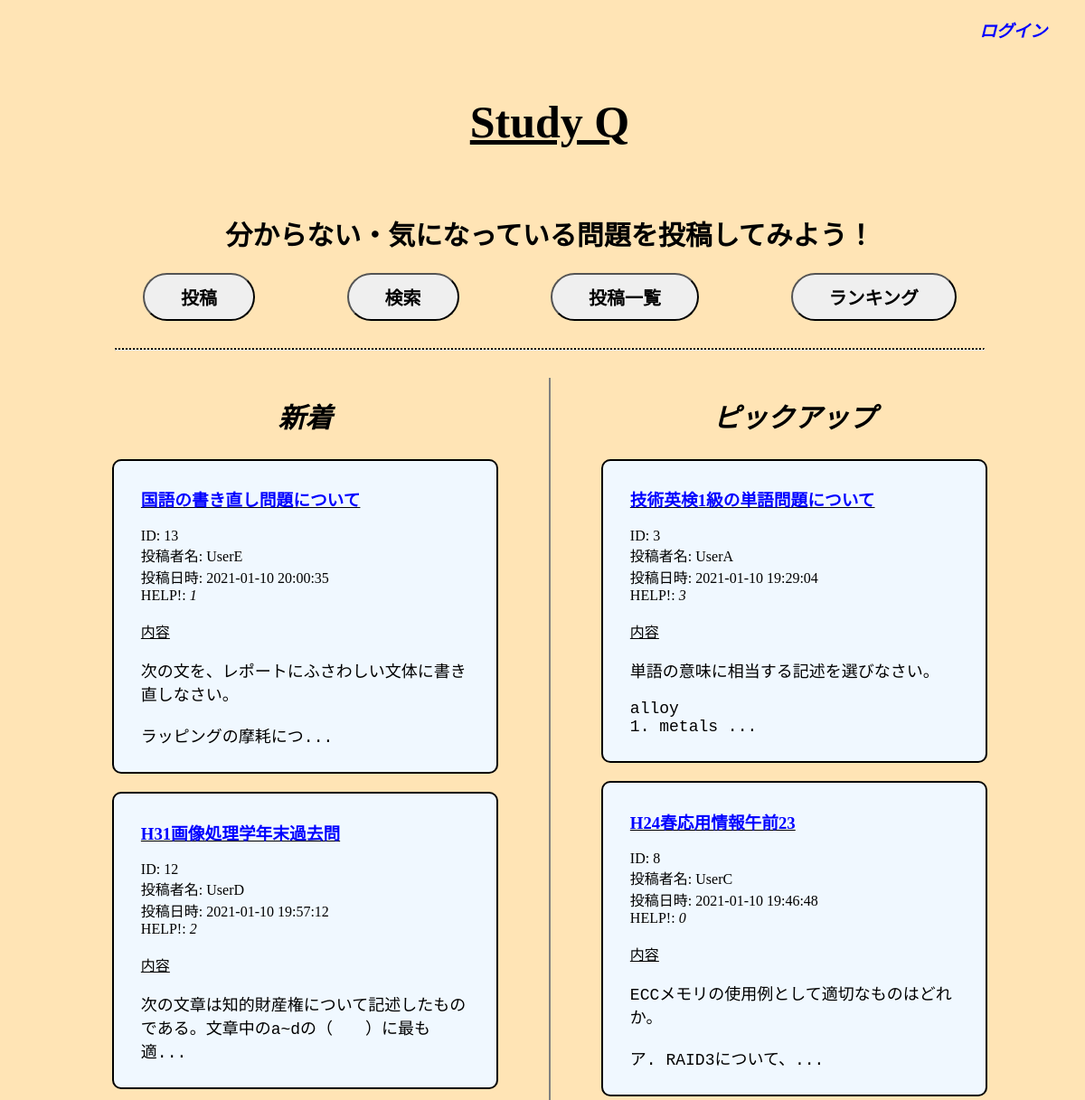
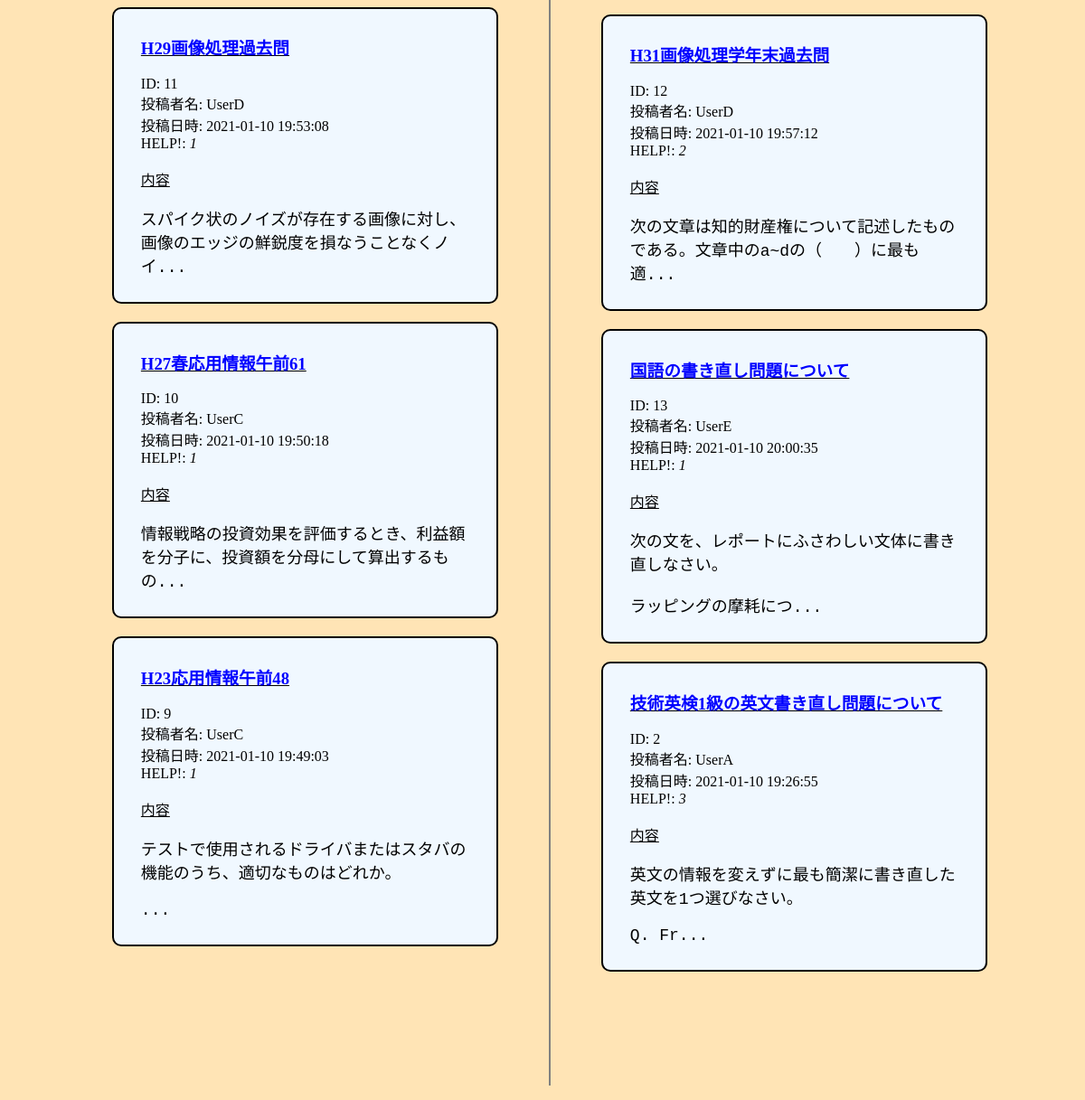
The page / on the database its author committed (2 pictures, top to bottom).
### tables this page shows
CREATE TABLE `Questions` (
  `question_id` int NOT NULL AUTO_INCREMENT,
  `user_id` varchar(16) NOT NULL,
  `title` varchar(64) NOT NULL,
  `body` varchar(2048) NOT NULL,
  `tweet` varchar(128) DEFAULT NULL,
  `date` datetime NOT NULL,
  `visible` int NOT NULL DEFAULT '1',
  PRIMARY KEY (`question_id`),
  KEY `user_id` (`user_id`),
  CONSTRAINT `questions_ibfk_1` FOREIGN KEY (`user_id`) REFERENCES `Users` (`user_id`) ON DELETE RESTRICT
);

CREATE TABLE `Users` (
  `user_id` varchar(16) NOT NULL,
  `nickname` varchar(32) NOT NULL,
  `hashed_pw` varchar(64) NOT NULL,
  `is_operator` int NOT NULL DEFAULT '0',
  PRIMARY KEY (`user_id`)
);

### util_func.php (called while the page is built, shortened)
<?php
function getUserMsg() {
    $nickname = $_SESSION["studyq_nickname"];
    if($nickname) {
        $mylink = "mypage.php";
        $hdmsg = "$nickname さんのマイページへ";
    } else {
        $mylink = "login.php";
        $hdmsg = "ログイン";
    }
    return array($mylink, $hdmsg);
}
function adjustmentStr($msg, $n) {
    if(strlen($msg) > $n) {
        return mb_substr($msg, 0, $n) . "...";
    }
    return $msg;
}
?>

### index.php (the view, shortened to what this page needs)
<?php
require "util_func.php";
list($mylink, $hdmsg) = getUserMsg();
$is_operator = $_SESSION["studyq_is_operator"];
$dbh = getDBHandler();
$sql = "select U.nickname as nickname, Q.question_id as question_id, Q.title as title, Q.date as date, Q.body as body, count(V.user_id) as count from Questions as Q inner join Users as U on Q.user_id=U.user_id left join Valuations as V on Q.question_id=V.question_id where visible=1 or $is_operator=1 group by Q.question_id order by Q.date desc limit 5;";
$latest_questions = $dbh->query($sql)->fetchAll();
$sql = "select U.nickname as nickname, Q.question_id as question_id, Q.title as title, Q.date as date, Q.body as body, count(V.user_id) as count, rand() as random from Questions as Q inner join Users as U on Q.user_id=U.user_id left join Valuations as V on Q.question_id=V.question_id where visible=1 or $is_operator=1 group by Q.question_id order by random, Q.date desc limit 5;";
$pickup_questions = $dbh->query($sql)->fetchAll();
?>
<!DOCTYPE html>
<html lang="ja">
<head>
    <link rel="stylesheet" type="text/css" href="style.css">
</head>
<body>
    <header>
        <h3 style="text-align: right;"><a href=<?php echo $mylink; ?>><i><?php echo $hdmsg; ?></i></a></h3>
    </header>
    <h1 class="title" onclick="javascript:window.location='/';return false;"><u>Study Q</u></h1>
    <h2 class="minititle" style="width: 100%;">分からない・気になっている問題を投稿してみよう！</h2>
    <ul class="menubar">
        <li class="menubar"><button type="button" onclick="javascript:window.location='post.php';return false;">投稿</button></li>
        <li class="menubar"><button type="button" onclick="javascript:window.location='search.php';return false;">検索</button></li>
        <li class="menubar"><button type="button" onclick="javascript:window.location='allview.php';return false;">投稿一覧</button></li>
        <li class="menubar"><button type="button" onclick="javascript:window.location='ranking.php';return false;">ランキング</button></li>
    </ul>
    <hr>
    <ul class="menubar" style="width: 90%; margin-left: auto; margin-right: auto;">
        <li class="menubar" style="width: 50%; margin: 0px 10px 0px 10px;">
            <div style="width: 100%;">
                <h2 class="minititle"><i>新着</i></h2>
                <?php
                    foreach($latest_questions as $question) {
                        $question_id = $question["question_id"];
                        $title = $question["title"];
                        $nickname = $question["nickname"];
                        $date = $question["date"];
                        $body = adjustmentStr($question["body"], 40);
                        $count = $question["count"];
                        echo "<div class='listelement' style='width:70%; margin-left: auto; margin-right: auto;'>\n";
                        echo "<h3><b><u><a href='detail.php?id=$question_id'>$title</a></u></b></h3>\n";
                        echo "ID: $question_id<br>\n";
                        echo "投稿者名: $nickname<br>\n";
                        echo "投稿日時: $date<br>\n";
                        echo "HELP!: <i>$count</i><br><br>\n";
                        echo "<u>内容</u><br> <pre style='font-size:18px;'>$body</pre>\n";
                        echo "</div>";
                    }
                ?>
            </div>
        </li>
        <li class="menubar">
            <div class="center" style="background-color:gray; width: 2px; height:2000px;"></div>
        </li>
        <li class="menubar" style="width: 50%; margin: 0px 10px 0px 10px;">
            <div style="width: 100%;">
                <h2 class="minititle"><i>ピックアップ</i></h2>
                <?php
                    foreach($pickup_questions as $question) {
                        $question_id = $question["question_id"];
                        $title = $question["title"];
                        $nickname = $question["nickname"];
                        $date = $question["date"];
                        $body = adjustmentStr($question["body"], 40);
                        $count = $question["count"];
                        echo "<div class='listelement' style='width:70%; margin-left: auto; margin-right: auto;'>\n";
                        echo "<h3><b><u><a href='detail.php?id=$question_id'>$title</a></u></b></h3>\n";
                        echo "ID: $question_id<br>\n";
                        echo "投稿者名: $nickname<br>\n";
                        echo "投稿日時: $date<br>\n";
                        echo "HELP!: <i>$count</i><br><br>\n";
                        echo "<u>内容</u><br> <pre style='font-size:18px;'>$body</pre>\n";
                        echo "</div>";
                    }
                ?>
            </div>
        </li>
    </ul>
</body>
</html>

### style.css (style rules this page uses)
a { color: #00F; text-decoration: none; }
body { width: 100%; background: #FFE4B5; }
header { padding-left: 50px; padding-right: 50px; }
.center { width: auto; text-align: center; margin-left: auto; margin-right: auto; }
h1.title { width: 250px; height: 100px; margin-top: 60px; margin-bottom: 30px; margin-left: auto; margin-right: auto; font-family: "arial black"; font-size: 50px; text-align: center; }
h2.minititle { width: 200px; height: 50px; margin-top: 20px; margin-bottom: 10px; margin-left: auto; margin-right: auto; font-family: "arial"; font-size: 30px; text-align: center; }
hr { width: 80%; border-top: 2px dotted #000; margin-top: 30px; margin-bottom: 30px; }
ul.menubar { display: flex; justify-content: space-between; margin-left: 150px; margin-right: 150px; padding: 0px; }
li.menubar { flex-grow: 1px; list-style-type: none; text-align: center; }
button { font-size: 20px; font-weight: bold; border-radius:30px; padding: 10px 40px 10px 40px; }
div.listelement { border: 2px solid #000; border-radius: 10px; background-color: aliceblue; margin: 20px 10px 20px 10px; padding: 10px 30px 10px 30px; text-align: left; }
pre { white-space: pre-wrap; }

### rows shown on the page
questions: title "国語の書き直し問題について", question_id "13", user.nickname "UserE", date "2021-01-10 20:00:35", count "1", body "次の文を、レポートにふさわしい文体に書き直しなさい。 ラッピングの摩耗につ..."
questions: title "H31画像処理学年末過去問", question_id "12", user.nickname "UserD", date "2021-01-10 19:57:12", count "2", body "次の文章は知的財産権について記述したものである。文章中のa~dの（ ）に最も適..."
questions: title "H29画像処理過去問", question_id "11", user.nickname "UserD", date "2021-01-10 19:53:08", count "1", body "スパイク状のノイズが存在する画像に対し、画像のエッジの鮮鋭度を損なうことなくノイ..."
questions: title "H27春応用情報午前61", question_id "10", user.nickname "UserC", date "2021-01-10 19:50:18", count "1", body "情報戦略の投資効果を評価するとき、利益額を分子に、投資額を分母にして算出するもの..."
questions: title "H23応用情報午前48", question_id "9", user.nickname "UserC", date "2021-01-10 19:49:03", count "1", body "テストで使用されるドライバまたはスタバの機能のうち、適切なものはどれか。 ..."
questions: title "技術英検1級の単語問題について", question_id "3", user.nickname "UserA", date "2021-01-10 19:29:04", count "3", body "単語の意味に相当する記述を選びなさい。 alloy 1. metals ..."
questions: title "H24春応用情報午前23", question_id "8", user.nickname "UserC", date "2021-01-10 19:46:48", count "0", body "ECCメモリの使用例として適切なものはどれか。 ア. RAID3について、..."
questions: title "技術英検1級の英文書き直し問題について", question_id "2", user.nickname "UserA", date "2021-01-10 19:26:55", count "3", body "英文の情報を変えずに最も簡潔に書き直した英文を1つ選びなさい。 Q. Fr..."

### other values the page prints
$hdmsg "ログイン"
